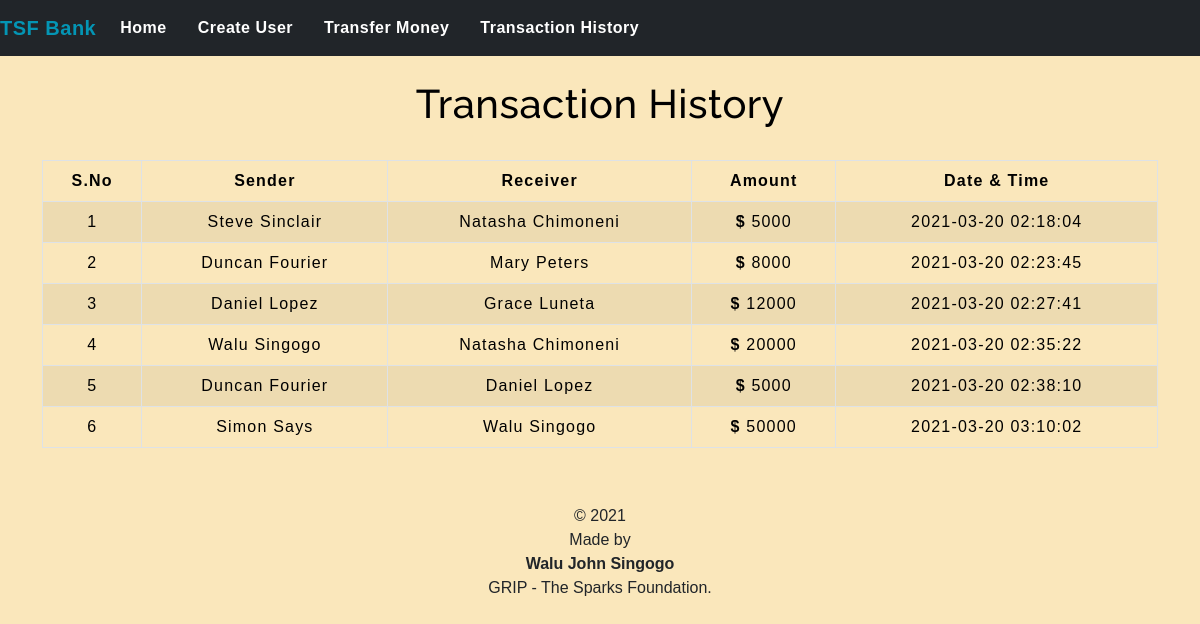
The page /transactionhistory.php on the database its author committed.
### tables this page shows
CREATE TABLE `transaction` (
  `sno` int(3) NOT NULL,
  `sender` text NOT NULL,
  `receiver` text NOT NULL,
  `balance` int(8) NOT NULL,
  `datetime` datetime NOT NULL DEFAULT current_timestamp()
);

### transactionhistory.php (the view, shortened to what this page needs)
<!DOCTYPE html>
<html lang="en">
<head>
    <link href="https://cdn.jsdelivr.net/npm/bootstrap@5.0.0-beta1/dist/css/bootstrap.min.css" rel="stylesheet">
    <link rel="stylesheet" href="css/table.css" type="text/css">
    <link rel="stylesheet" href="css/navbar.css" type="text/css">
</head>
<body style="background-color: #FAE7BB;">
    <?php
    include 'navbar.php';
    ?>
    <div class="container">
        <h2 class="text-center pt-4" style="color: black;">Transaction History</h2>
        <br>
        <div class="table-responsive-sm">
            <table class="table table-hover table-striped table-condensed table-bordered">
                <thead style="color: black;">
                    <tr>
                        <th class="text-center">S.No</S></th>
                        <th class="text-center">Sender</th>
                        <th class="text-center">Receiver</th>
                        <th class="text-center">Amount</th>
                        <th class="text-center">Date & Time</th>
                    </tr>
                </thead>
                <tbody>
                    <?php
                    include 'config.php';
                    $sql = "SELECT * FROM `transaction`";
                    $query = mysqli_query($conn, $sql);
                    while ($rows = mysqli_fetch_assoc($query)) {
                    ?>
                        <tr style="color: black;">
                            <td class="py-2"><?php echo $rows['sno']; ?></td>
                            <td class="py-2"><?php echo $rows['sender']; ?></td>
                            <td class="py-2"><?php echo $rows['receiver']; ?></td>
                            <td class="py-2"><b>$ </b><?php echo $rows['balance']; ?></td>
                            <td class="py-2"><?php echo $rows['datetime']; ?></td>
                        </tr>
                    <?php
                    }
                    ?>
                </tbody>
            </table>
        </div>
    </div>
    <footer class="text-center mt-5 py-2">
         <p>&copy 2021<br>Made by<br><b>Walu John Singogo</b><br>GRIP - The Sparks Foundation.</p>
    </footer>
</body>
</html>

### navbar.php (shortened to what this page needs)
<nav class="navbar navbar-expand-md navbar-light bg-dark">
    <a href="index.php" class="navbar-brand" style="color: #0495B4;"><b>TSF Bank</b></a>
    <div class="collapse navbar-collapse" id="collapsibleNavbar">
        <ul class="navbar-nav ml-auto">
            <li class="nav-item">
                <a href="index.php" class="nav-link" style="color: #FFFFFF ;"><b>Home</b></a>
            </li>
            <li class="nav-item">
                <a href="createuser.php" class="nav-link" style="color: #FFFFFF ;"><b>Create User</b></a>
            </li>
            <li class="nav-item">
                <a href="transfermoney.php" class="nav-link" style="color: #FFFFFF ;"><b>Transfer Money</b></a>
            </li>
            <li class="nav-item">
                <a href="transactionhistory.php" class="nav-link" style="color: #FFFFFF ;"><b>Transaction History</b></a>
            </li>
        </ul>
    </div>
</nav>

### css/table.css (style rules this page uses)
* { padding: 0; margin: 0; box-sizing: border-box; font-family: sans-serif; }
h2 { font-size: 40px; }
table { letter-spacing: 1.2px; }
td { text-align: center; }

### css/navbar.css (style rules this page uses)
.nav-link { margin-right: 15px; color:#639ce7; letter-spacing: 0.5px; transition: 0.5s; }
.navbar-brand { color: #000000; letter-spacing: 0.5px; }
h2 { color: #000000; letter-spacing: 0.5px; font-family: raleway; }

### rows shown on the page
transaction: sno "1", sender "Steve Sinclair", receiver "Natasha Chimoneni", balance "5000", datetime "2021-03-20 02:18:04"
transaction: sno "2", sender "Duncan Fourier", receiver "Mary Peters", balance "8000", datetime "2021-03-20 02:23:45"
transaction: sno "3", sender "Daniel Lopez", receiver "Grace Luneta", balance "12000", datetime "2021-03-20 02:27:41"
transaction: sno "4", sender "Walu Singogo", receiver "Natasha Chimoneni", balance "20000", datetime "2021-03-20 02:35:22"
transaction: sno "5", sender "Duncan Fourier", receiver "Daniel Lopez", balance "5000", datetime "2021-03-20 02:38:10"
transaction: sno "6", sender "Simon Says", receiver "Walu Singogo", balance "50000", datetime "2021-03-20 03:10:02"
